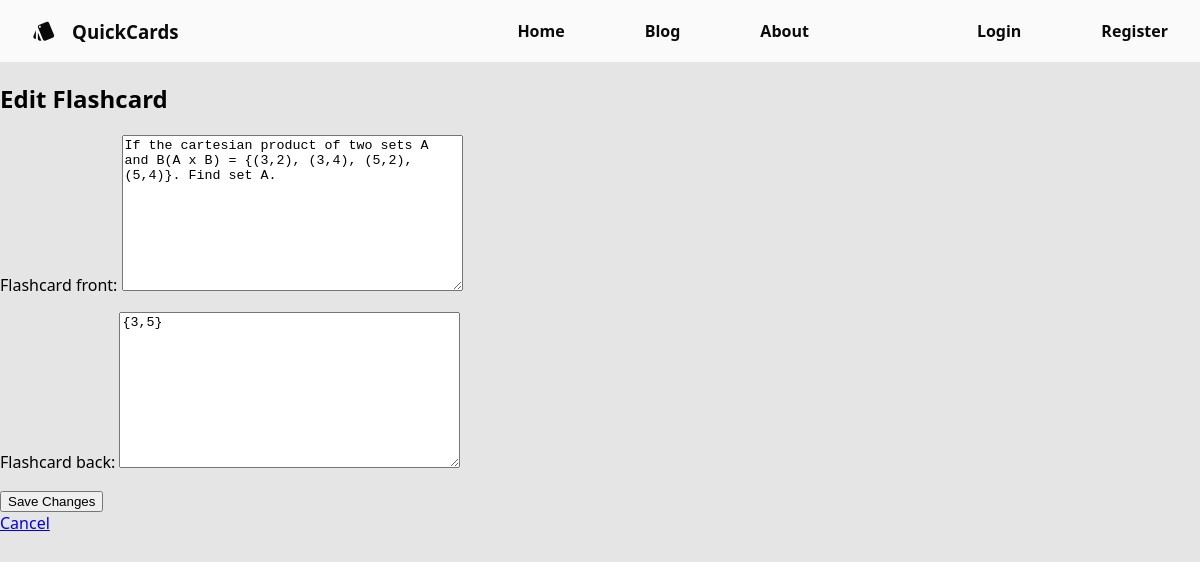
/edit_flashcard/7/, run on the app's committed database.
### flashcards/models.py (models this page shows, shortened)
class Flashcard(models.Model):
    flashcard_front = models.TextField()
    flashcard_back = models.TextField()
    chapter = models.ForeignKey(Chapter, on_delete=models.CASCADE)
    previous_revision_date = models.DateField(default=date.today() - timedelta(days=5))
    next_revision_date = models.DateField(default=date.today())
    DIFFICULTY_CHOICES = (
        ('Easy', 'Easy'),
        ('Medium', 'Medium'),
        ('Hard', 'Hard'),
    )
    difficulty_level = models.CharField(max_length=10, choices=DIFFICULTY_CHOICES, default='Easy')

### flashcards/views.py (the view)
# urls.py: path('edit_flashcard/<int:flashcard_id>/',views.edit_flashcard,name="edit_flashcard"),
def edit_flashcard(request,flashcard_id) :
    flashcard = get_object_or_404(Flashcard, id=flashcard_id)
    if request.method == 'POST':
        form = FlashcardEditForm(request.POST, instance=flashcard)
        if form.is_valid():
            form.save()
            return redirect('flashcards:manage')
    else:
        form = FlashcardEditForm(instance=flashcard)
    return render(request, 'flashcards/edit_flashcard.html', {'flashcard': flashcard, 'form': form})

### flashcards/forms.py
class FlashcardEditForm(forms.ModelForm) :
    class Meta :
        model = Flashcard
        fields = ['flashcard_front','flashcard_back']

### flashcards/templates/flashcards/edit_flashcard.html (shortened to what this page needs)
{% extends "flashcards/base.html" %}
{% block content %}
  <h2>Edit Flashcard</h2>
  <form method="post">
    {{ form.as_p }}
    <button type="submit">Save Changes</button>
  </form>
  <a href="{% url 'flashcards:manage' %}" class="btn btn-secondary">Cancel</a>
{% endblock %}

### flashcards/static/css/styles.css (style rules this page uses)
:root { --primary : #e5e5e5; --secondary : #fafafa; --secondary-hover : #a3a3a3; --accent : #0a0a0a; }
body { background-color: var(--primary); margin : 0; font-family: system-ui, -apple-system, BlinkMacSystemFont, 'Segoe UI', Roboto, Oxygen, Ubuntu, Cantarell, 'Open Sans', 'Helvetica Neue', sans-serif; }

### data on the page
Flashcard: flashcard_front "If the cartesian product of two sets A and B(A x B) = {(3,2), (3,4), (5,2), (5,4)}. Find set A.", flashcard_back "{3,5}"
